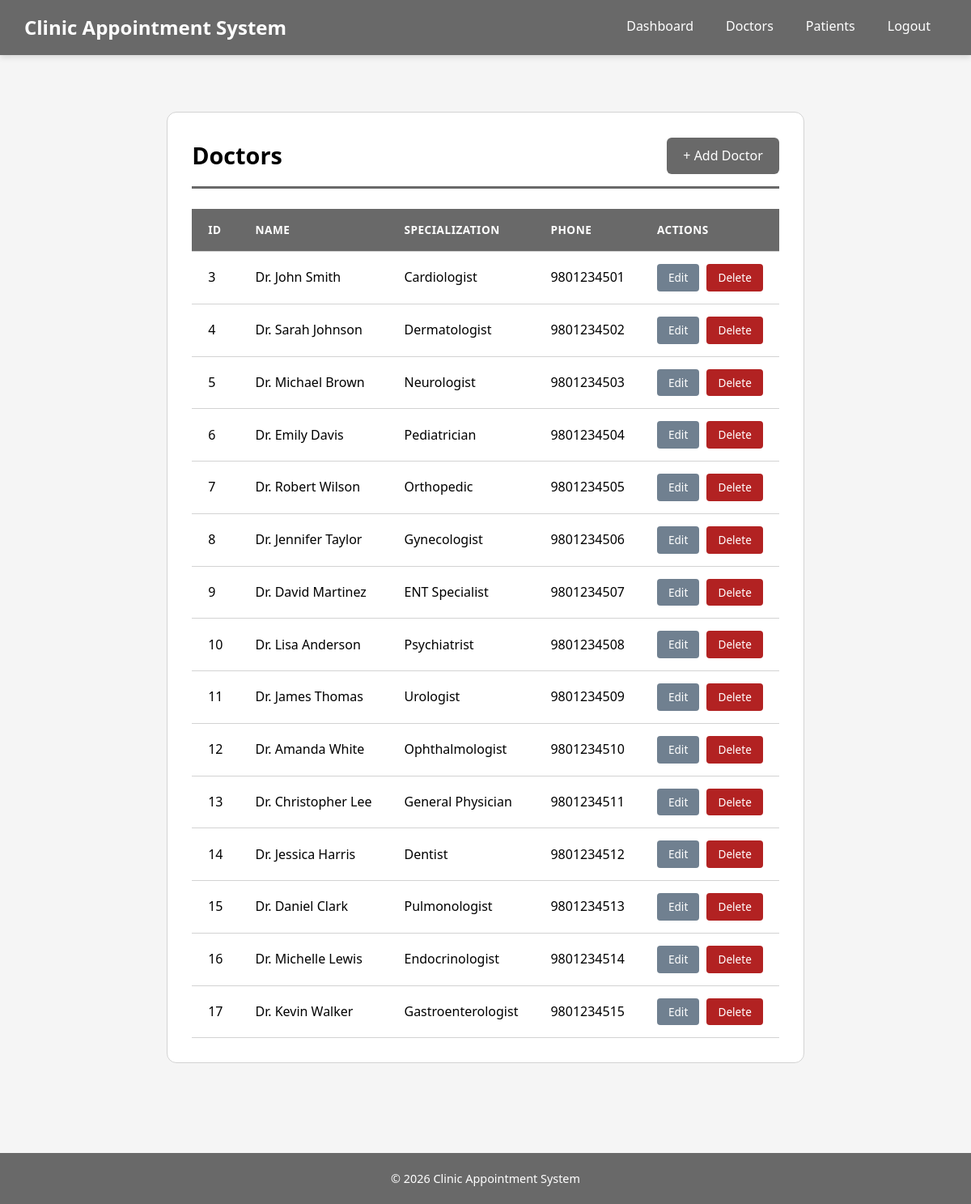
/2510333_AadityaAcharya/public/admin/controller/doctorController.php (signed in), run on the app's committed database.
### tables this page shows
CREATE TABLE `doctors` (
  `doctor_id` int(11) NOT NULL,
  `name` varchar(100) NOT NULL,
  `specialization` varchar(100) DEFAULT NULL,
  `email` varchar(100) NOT NULL,
  `phone` varchar(20) DEFAULT NULL,
  `created_at` timestamp NULL DEFAULT current_timestamp()
);

### 2510333_AadityaAcharya/public/admin/model/doctorModel.php (called while the page is built, shortened)
<?php
require_once "../../../config/db.php";
function getDoctors() {
    global $conn;
    return $conn->query("SELECT * FROM doctors");
}

### 2510333_AadityaAcharya/public/admin/view/listDoctor.php (the view, shortened to what this page needs)
<?php
require '../../../includes/header.php';
?>
<!DOCTYPE html>
<html lang="en">
<head>
</head>
<body>
    <div class="list-container">
    <div class="list-header">
        <h2 class="list-title">Doctors</h2>
        <a class="btn btn-primary" href="public/admin/controller/doctorController.php?action=add">+ Add Doctor</a>
    </div>
    <table class="data-table">
    <tr>
        <th>ID</th>
        <th>Name</th>
        <th>Specialization</th>
        <th>Phone</th>
        <th>Actions</th>
    </tr>
    <?php foreach($doctors as $doc): ?>
    <tr>
        <td><?php echo htmlspecialchars($doc['doctor_id']) ?></td>
        <td><?php echo htmlspecialchars($doc['name']) ?></td>
        <td><?php echo htmlspecialchars($doc['specialization']) ?></td>
        <td><?php echo htmlspecialchars($doc['phone']) ?></td>
        <td class="actions">
            <a class="btn-edit" href="public/admin/controller/doctorController.php?action=edit&id=<?php echo htmlspecialchars($doc['doctor_id']) ?>">Edit</a>
            <a class="btn-delete" href="public/admin/controller/doctorController.php?action=delete&id=<?php echo htmlspecialchars($doc['doctor_id']) ?>" onclick="return confirm('Delete doctor?')">Delete</a>
        </td>
    </tr>
    <?php endforeach; ?>
</table>
</div>
</body>
</html>
<?php
require '../../../includes/footer.php';
?>

### 2510333_AadityaAcharya/assets/css/style.css (style rules this page uses)
* { margin: 0; padding: 0; box-sizing: border-box; }
html { height: 100%; }
body { min-height: 100%; display: flex; flex-direction: column; background-color: whitesmoke; color: black; font-family: "Segoe UI", Tahoma, Geneva, Verdana, sans-serif; line-height: 1.6; font-size: 16px; }
.list-container { min-width: 450px; max-width: 1000px; margin: 40px auto; padding: 30px; background: white; border-radius: 12px; border: 1px solid lightgray; }
.list-header { display: flex; justify-content: space-between; align-items: center; margin-bottom: 25px; padding-bottom: 15px; border-bottom: 3px solid dimgray; }
.list-title { font-size: 1.8rem; color: black; margin: 0; }
.data-table { width: 100%; border-collapse: collapse; margin-top: 10px; }
.data-table th, .data-table td { padding: 15px 20px; text-align: left; border-bottom: 1px solid lightgray; }
.data-table th { background: dimgray; color: white; font-weight: 600; text-transform: uppercase; font-size: 0.85rem; letter-spacing: 0.5px; }
.btn { display: inline-block; padding: 10px 20px; background-color: dimgray; color: white; text-decoration: none; border-radius: 6px; font-weight: 500; border: none; cursor: pointer; }
.btn-edit { display: inline-block; padding: 6px 14px; background-color: slategray; color: white; text-decoration: none; border-radius: 4px; font-size: 0.85rem; font-weight: 500; margin-right: 5px; }
.btn-delete { display: inline-block; padding: 6px 14px; background-color: firebrick; color: white; text-decoration: none; border-radius: 4px; font-size: 0.85rem; font-weight: 500; }

### data on the page
doctors: doctor_id "3", name "Dr. John Smith", specialization "Cardiologist", phone "9801234501"
doctors: doctor_id "4", name "Dr. Sarah Johnson", specialization "Dermatologist", phone "9801234502"
doctors: doctor_id "5", name "Dr. Michael Brown", specialization "Neurologist", phone "9801234503"
doctors: doctor_id "6", name "Dr. Emily Davis", specialization "Pediatrician", phone "9801234504"
doctors: doctor_id "7", name "Dr. Robert Wilson", specialization "Orthopedic", phone "9801234505"
doctors: doctor_id "8", name "Dr. Jennifer Taylor", specialization "Gynecologist", phone "9801234506"
doctors: doctor_id "9", name "Dr. David Martinez", specialization "ENT Specialist", phone "9801234507"
doctors: doctor_id "10", name "Dr. Lisa Anderson", specialization "Psychiatrist", phone "9801234508"
doctors: doctor_id "11", name "Dr. James Thomas", specialization "Urologist", phone "9801234509"
doctors: doctor_id "12", name "Dr. Amanda White", specialization "Ophthalmologist", phone "9801234510"
doctors: doctor_id "13", name "Dr. Christopher Lee", specialization "General Physician", phone "9801234511"
doctors: doctor_id "14", name "Dr. Jessica Harris", specialization "Dentist", phone "9801234512"
doctors: doctor_id "15", name "Dr. Daniel Clark", specialization "Pulmonologist", phone "9801234513"
doctors: doctor_id "16", name "Dr. Michelle Lewis", specialization "Endocrinologist", phone "9801234514"
doctors: doctor_id "17", name "Dr. Kevin Walker", specialization "Gastroenterologist", phone "9801234515"
